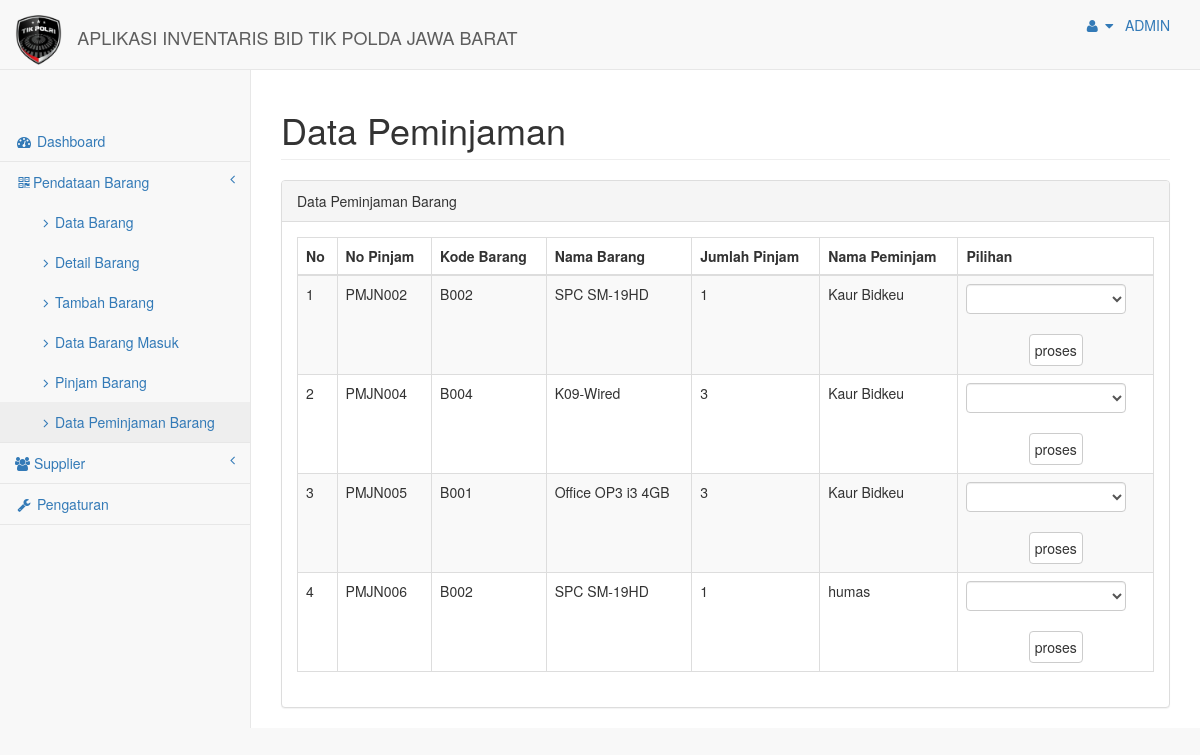
Screenshot of /index.php?page=peminjaman (signed in) with the database file from the repository.
### tables this page shows
CREATE TABLE `barangkeluar` (
  `nomor_pinjam` varchar(8) NOT NULL,
  `tgl_pinjam` date NOT NULL,
  `kode_barang` varchar(8) NOT NULL,
  `nama_barang` varchar(30) NOT NULL,
  `jumlah_pinjam` int(7) NOT NULL,
  `peminjam` varchar(35) NOT NULL,
  `keterangan` varchar(30) NOT NULL
);

### config/Class_Barang.php (called while the page is built, shortened)
<?php
class Class_Barang
{
    function tampil_peminjaman()
    {
         include("config.php");
        $sql = "select * from barangkeluar";
        $data = mysqli_query($conn,$sql);
        $data1 = mysqli_num_rows($data);
        if ($data1 == 0) {
            echo "<div class='alert alert-danger'>Tidak ada data</div>";
        }
        else{
            while ($d=mysqli_fetch_assoc($data)) {
                $hasil[] = $d;
            }
            return $hasil;
        }
    }
}
 ?>

### pages/data_peminjaman.php (the view, shortened to what this page needs)
<div class="row">
    <div class="col-lg-12">
        <h1 class="page-header">Data Peminjaman </h1>
    </div>
</div>
<div class="row">
    <div class="col-lg-12">
        <div class="panel panel-default">
            <div class="panel-heading">
                Data Peminjaman Barang
            </div>
            <div class="panel-body">
                <table width="100%" class="table table-striped table-bordered table-hover" cellpadding="0" cellspacing="0" id="dataTables-example">
                    <thead>
    <?php
        if (is_array($db->tampil_peminjaman()) && count($db->tampil_peminjaman()) > 0) {
    ?>
                        <tr>
                            <th>No</th>
                            <th>No Pinjam</th>
                            <th>Kode Barang</th>
                            <th>Nama Barang</th>
                            <th>Jumlah Pinjam</th>
                            <th>Nama Peminjam</th>
                            <th>Pilihan</th>
                        </tr>
                    </thead>
                    <tbody>
    <?php
        $no = 1;
        foreach ($db->tampil_peminjaman() as $row) {
            if ($row['keterangan'] == 'Sudah dikembalikan') {
                continue;
            }
     ?>
        <tr>
            <td><?=$no++?></td>
            <td><?=$row['nomor_pinjam']?></td>
            <td><?=$row['kode_barang']?></td>
            <td><?=$row['nama_barang']?></td>
            <td><?=$row['jumlah_pinjam']?></td>
            <td><?=$row['peminjam']?></td>
            <td class="text-center">
            <form action="pages/proses_barang.php?aksi=kembalibarang" method="post">
                <select name="status" class="form-control" style="width: 160px; height: 30px; text-align: center;" required>
                    <option selected="selected"></option>
                    <option value="Sudah dikembalikan">Sudah dikembalikan</option>
                </select>
                <br>
                <input type="submit" value="proses" class="btn btn-default" style="padding:5px;">
            </form>
            <?php } ?>
            </td>
            </tr>
    <?php }
?>
                    </tbody>
                </table>
            </div>
        </div>
    </div>
</div>

### rows the page displays
barangkeluar: nomor_pinjam "PMJN002", kode_barang "B002", nama_barang "SPC SM-19HD", jumlah_pinjam "1", peminjam "Kaur Bidkeu"
barangkeluar: nomor_pinjam "PMJN004", kode_barang "B004", nama_barang "K09-Wired", jumlah_pinjam "3", peminjam "Kaur Bidkeu"
barangkeluar: nomor_pinjam "PMJN005", kode_barang "B001", nama_barang "Office OP3 i3 4GB", jumlah_pinjam "3", peminjam "Kaur Bidkeu"
barangkeluar: nomor_pinjam "PMJN006", kode_barang "B002", nama_barang "SPC SM-19HD", jumlah_pinjam "1", peminjam "humas"

### other values shown
$_SESSION["username"] "ADMIN"
